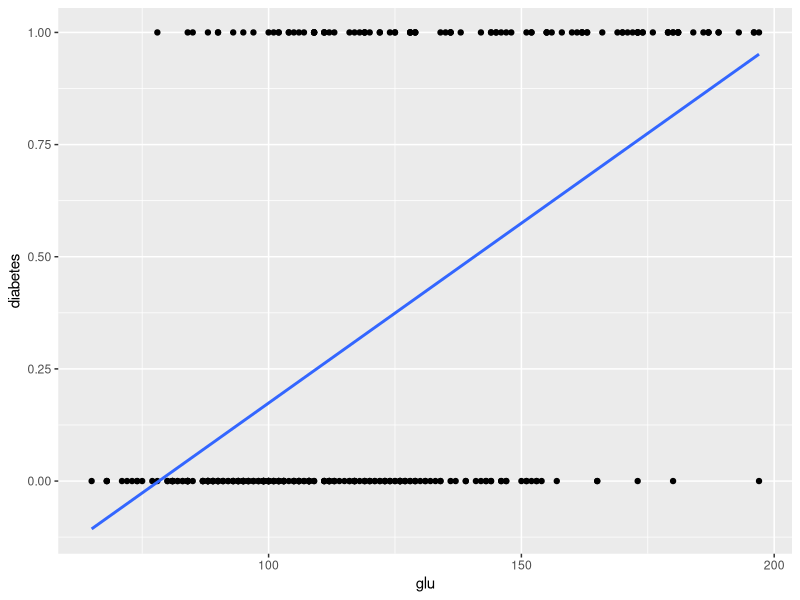
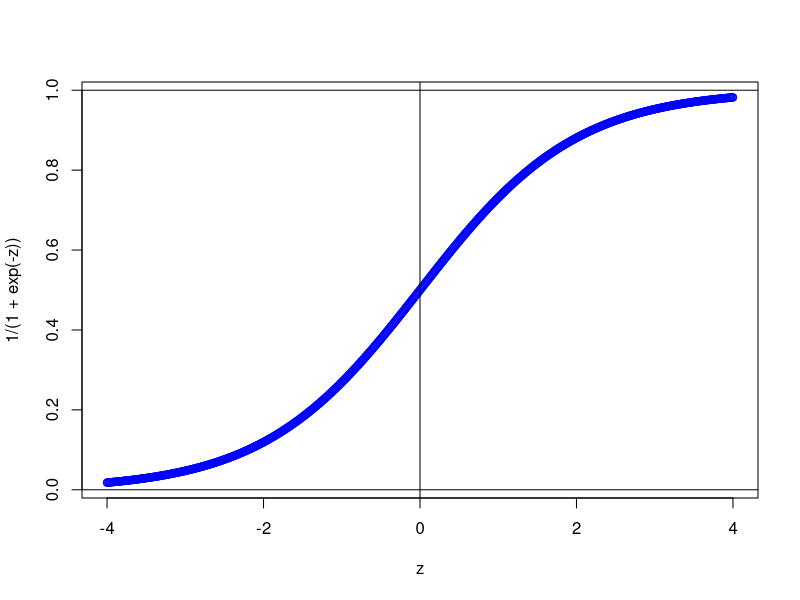
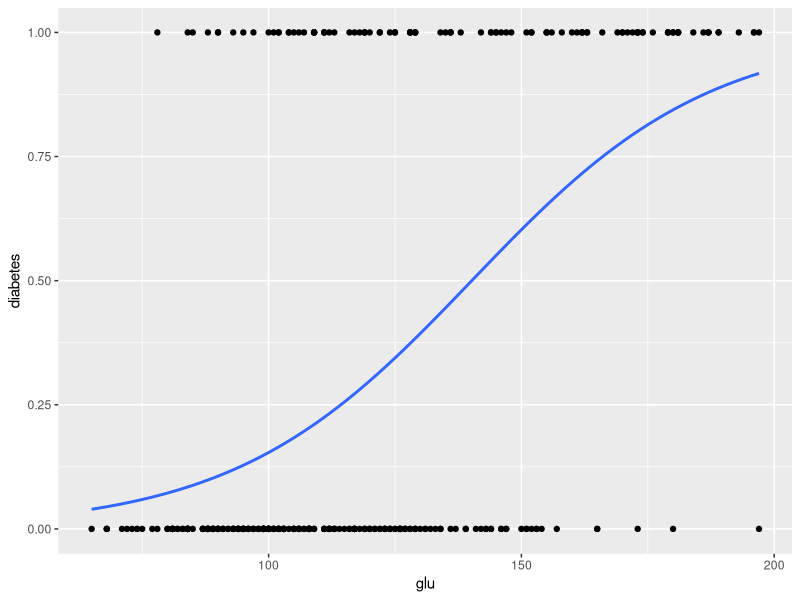
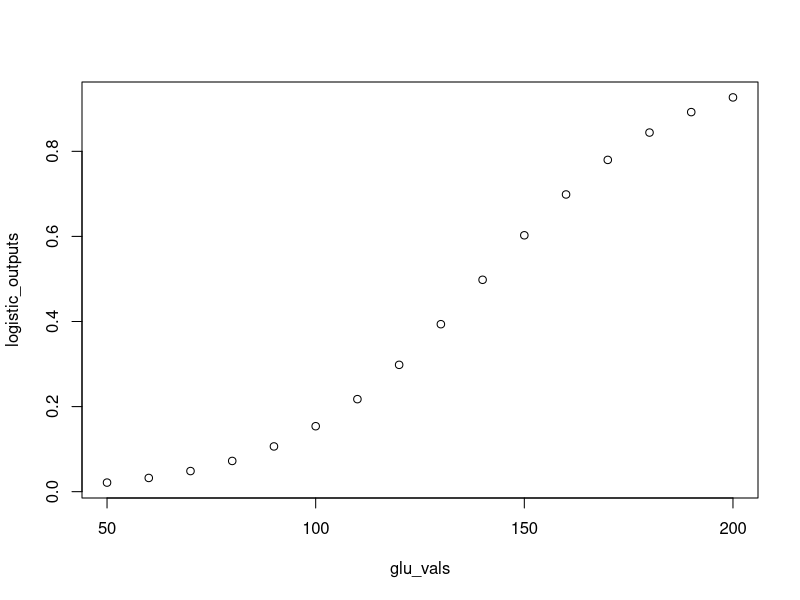

Reproduce these figures in R, in order.
## ---- chunk 1
require(ggplot2)
## ---- chunk 2
library(MASS)
head(Pima.te)
## ---- chunk 3
Pima.te$diabetes <- ifelse( Pima.te$type=='Yes', 1, 0)
head(Pima.te)
## ---- chunk 4
pima_lm <- lm( diabetes ~ 1 + glu, data=Pima.te );
summary(pima_lm)
## ---- chunk 5
library(ggplot2)
pp <- ggplot(data=Pima.te, aes(x=glu, y=diabetes)) + geom_point()
pp <- pp + geom_smooth(method='lm', se=FALSE, formula='y ~ 1 + x')
pp
## ---- chunk 6
z<- seq(-4,4,0.01);
plot( z, 1/(1+exp(-z)), col='blue' );
abline(h=0); abline(h=1);
abline(v=0)
## ---- chunk 7
pima_logistic <- glm( diabetes ~ 1 + glu, data=Pima.te, family=binomial );
summary(pima_logistic)
## ---- chunk 8
pp <- ggplot( Pima.te, aes(x=glu, y=diabetes) ) + geom_point();
pp <- pp + geom_smooth(formula='y ~ 1+x', se=FALSE,
                       method='glm',
                       method.args=list(family = "binomial") );
# Note that geom_smooth needs an extra list() of arguments to specify the
# extra arguments that we passed to the glm() function above.
# In particular, we need to tell the GLM to use a binomial response.
pp
## ---- chunk 9
# Reminder: we pass a data frame into the predict function, and our model
# will produce an output for ease row of that data frame.
# So this is making a prediction for a subject with `glu=200`.
# Looking at our scatter plot above, it's clear that `glu=200` is at the
# far upper end of our data distribution, so we should expect our model to
# produce an output close to 1.
predict(pima_logistic, type='response', newdata = data.frame(glu=200) )
## ---- chunk 10
glu_vals <- seq(50,200,10);
logistic_outputs <- predict(pima_logistic, type='response',
                            newdata = data.frame(glu=glu_vals) )
plot( glu_vals, logistic_outputs)
